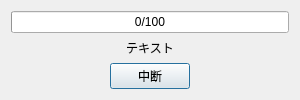
<?xml version="1.0" encoding="UTF-8"?>
<ui version="4.0">
 <class>Dialog</class>
 <widget class="QDialog" name="Dialog">
  <property name="geometry">
   <rect>
    <x>0</x>
    <y>0</y>
    <width>300</width>
    <height>87</height>
   </rect>
  </property>
  <property name="minimumSize">
   <size>
    <width>300</width>
    <height>0</height>
   </size>
  </property>
  <property name="windowTitle">
   <string>処理中...</string>
  </property>
  <layout class="QVBoxLayout" name="verticalLayout">
   <item>
    <widget class="QProgressBar" name="progressBar">
     <property name="minimum">
      <number>0</number>
     </property>
     <property name="maximum">
      <number>100</number>
     </property>
     <property name="value">
      <number>0</number>
     </property>
     <property name="textVisible">
      <bool>true</bool>
     </property>
     <property name="invertedAppearance">
      <bool>false</bool>
     </property>
     <property name="textDirection">
      <enum>QProgressBar::TopToBottom</enum>
     </property>
     <property name="format">
      <string>%v/%m</string>
     </property>
    </widget>
   </item>
   <item>
    <widget class="QLabel" name="label">
     <property name="text">
      <string>テキスト</string>
     </property>
     <property name="alignment">
      <set>Qt::AlignCenter</set>
     </property>
    </widget>
   </item>
   <item>
    <layout class="QHBoxLayout" name="horizontalLayout">
     <item>
      <widget class="QPushButton" name="abortButton">
       <property name="sizePolicy">
        <sizepolicy hsizetype="Fixed" vsizetype="Fixed">
         <horstretch>0</horstretch>
         <verstretch>0</verstretch>
        </sizepolicy>
       </property>
       <property name="text">
        <string>中断</string>
       </property>
      </widget>
     </item>
    </layout>
   </item>
  </layout>
 </widget>
 <resources/>
 <connections/>
</ui>
